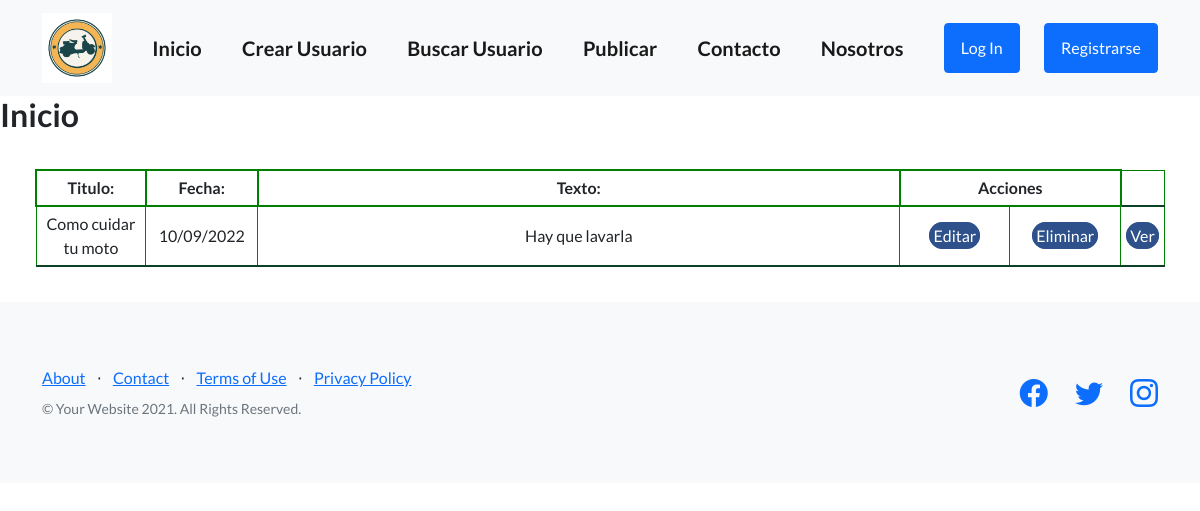
The app's page /, older data.
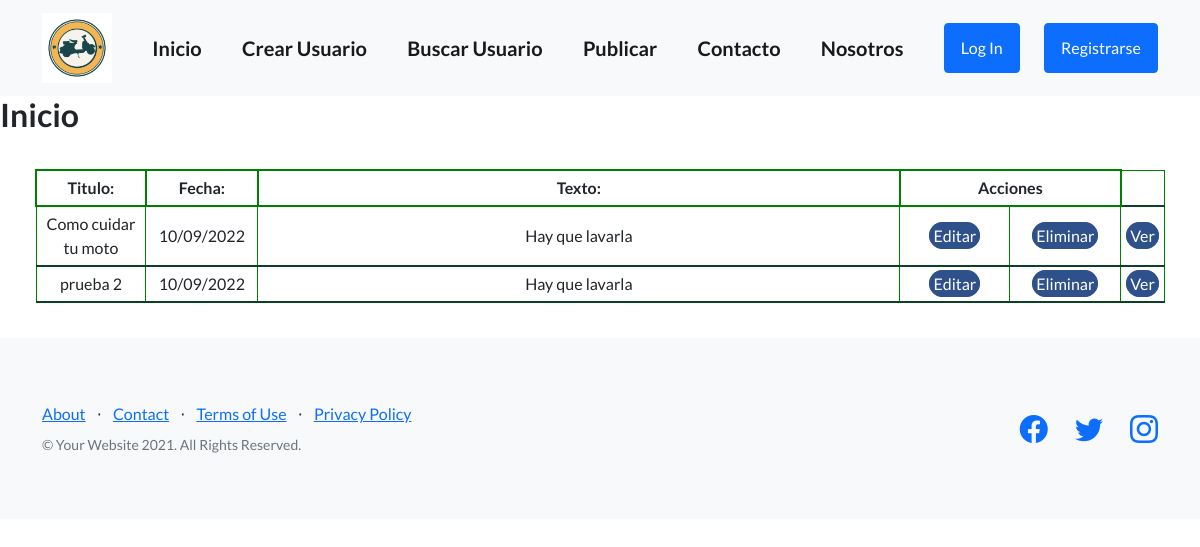
The same page, newer data.
### appUsuario/models.py (models this page shows, shortened)
class Articulo(models.Model):
    titulo = models.CharField(max_length=64)
    fecha_publicada = models.DateField()
    texto = models.TextField(max_length=1000)

### appUsuario/views.py (the view)
# urls.py: path('', views.inicio, name="inicio"),
def inicio(request):
    articulos = Articulo.objects.all()
    contexto = {"articulos": articulos}
    borrado = request.GET.get('borrado', None)
    contexto['borrado'] = borrado
    return render(request, 'appUsuario/index.html', contexto)

### appUsuario/templates/appUsuario/index.html (shortened to what this page needs)
{%extends "appUsuario/template_basico.html"%}
{%block bloque_base%}
<h2>Inicio </h2>
{%if articulos%}
<div class="mostrar-tabla">
    <table class="coder-table">
        <tbody>
            <tr>
                <th class="titulo">
                    Titulo:
                </th>
                <th class="fecha">
                    Fecha:
                </th>
                <th class="texto">
                    Texto:
                </th class="acciones">
                <th colspan="2">
                    Acciones
                </th>
            </tr>
            {%for articulo in articulos%}
                <tr>
                    <td class="titulo">
                        {{articulo.titulo}}
                    </td>
                    <td class="fecha">
                        {{articulo.fecha_publicada|date:"SHORT_DATE_FORMAT"}}
                    </td>
                    <td class="texto">
                        {{articulo.texto}}
                    </td>
                    <td class="td-btn-acciones"><a class="btn-acciones-articulos" href="{%url 'editar_articulo' articulo.id %}">Editar</a></td>
                    <td class="td-btn-acciones"><a class="btn-acciones-articulos" href="{% url 'eliminar_articulo' articulo.id %}">Eliminar</a></td>
                    <td class="td-btn-acciones"><a class="btn-acciones-articulos" href="{% url 'ver_articulo' articulo.id %}">Ver</a></td>
                </tr>
            {%endfor%}
        </tbody>
    </table>
</div>
{%else%}
<h3>No hay articulos!!</h2>
{%endif%}
{%endblock bloque_base%}

Row changes from the older to the newer data that the page shows:
added Articulo: titulo "prueba 2", fecha_publicada "10/09/2022", texto "Hay que lavarla"
